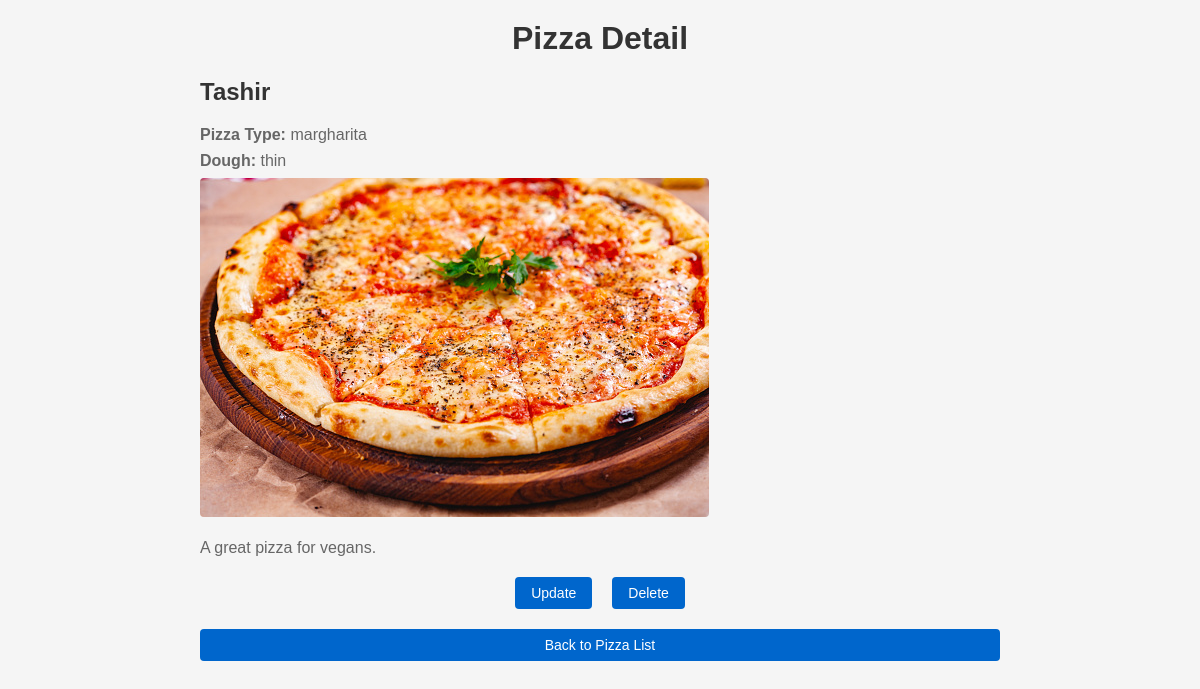
Page /2/ on the committed database.
### pizza/models.py (models this page shows, shortened)
class Pizza(models.Model):
    company = models.ForeignKey(Company, on_delete=models.CASCADE)
    pizza_type = models.CharField(max_length=100)
    dough = models.CharField(max_length=100, choices=PIZZA_TYPE_CHOICES)
    image = models.ImageField(upload_to='pizza_images')
    description = models.TextField()
    price = models.DecimalField(max_digits=5, decimal_places=2, default=0.00)

class Company(models.Model):
    name = models.CharField(max_length=100)
    def __str__(self):
        return self.name

### pizza/views.py (the view)
# urls.py: path('<int:pizza_id>/', views.pizza_detail, name='pizza_detail'),
def pizza_detail(request, pizza_id):
    pizza = get_object_or_404(Pizza, pk=pizza_id)
    return render(request, 'pizza/PizzaDetailView.html', {'pizza': pizza})

### pizza/templates/pizza/PizzaDetailView.html (shortened to what this page needs)
<!DOCTYPE html>
<html>
<head>
</head>
<body>
    <div class="container">
        <h1>Pizza Detail</h1>
        <h2>{{ pizza.company }}</h2>
        <p><strong>Pizza Type:</strong> {{ pizza.pizza_type }}</p>
        <p><strong>Dough:</strong> {{ pizza.dough }}</p>
        <img src="{{ pizza.image.url }}" alt="{{ pizza.company }} - {{ pizza.pizza_type }} Pizza">
        <p>{{ pizza.description }}</p>
        <div class="action-links">
            <a href="{% url 'pizza:update_pizza' pizza_id=pizza.id %}">Update</a>
            <a href="{% url 'pizza:delete_pizza' pizza_id=pizza.id %}">Delete</a>
        </div>
        <a href="{% url 'pizza:pizza_list' %}" class="back-link">Back to Pizza List</a>
    </div>
</body>
</html>

### pizza/templates/pizza/PizzaDetailView.html (style rules this page uses)
body { font-family: Arial, sans-serif; margin: 0; padding: 0; background-color: #f5f5f5; }
.container { max-width: 800px; margin: 0 auto; padding: 20px; }
h1 { text-align: center; color: #333; margin-top: 0; }
h2 { color: #333; font-size: 24px; margin-top: 10px; }
p { margin: 8px 0; color: #666; }
img { max-width: 100%; height: auto; margin-bottom: 10px; border-radius: 4px; }
a { display: inline-block; padding: 8px 16px; font-size: 14px; text-decoration: none; background-color: #0066cc; color: #fff; border-radius: 4px; transition: background-color 0.3s; }
.back-link { display: block; text-align: center; margin-top: 20px; }
.action-links { display: flex; justify-content: center; margin-top: 20px; }
.action-links a { margin: 0 10px; }

### rows in the picture
Pizza: company "Tashir", pizza_type "margharita", dough "thin", image (picture), description "A great pizza for vegans."
